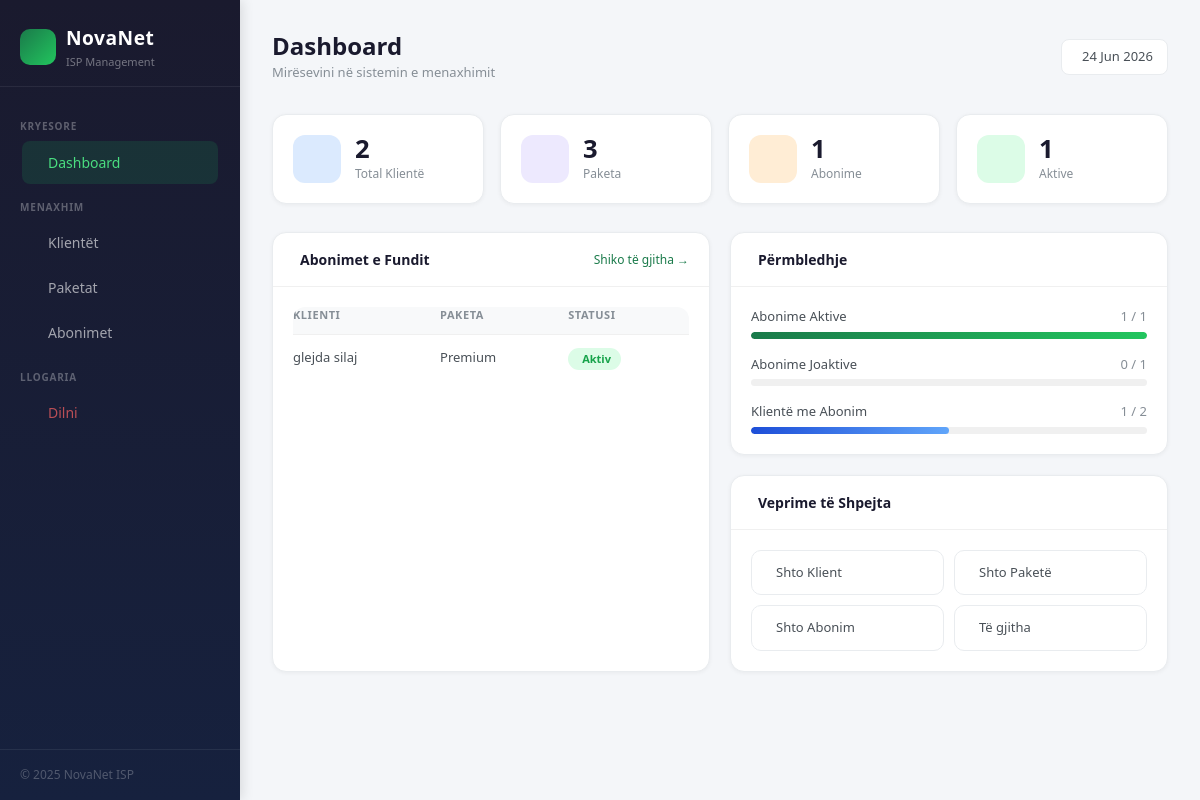
/isp-management/dashboard.php, run on the app's committed database.
### tables this page shows
CREATE TABLE `subscriptions` (
  `id` int(11) NOT NULL,
  `client_id` int(11) NOT NULL,
  `package_id` int(11) NOT NULL,
  `start_date` date NOT NULL,
  `end_date` date NOT NULL,
  `status` enum('Active','Expired','Suspended') DEFAULT 'Active'
);

CREATE TABLE `clients` (
  `id` int(11) NOT NULL,
  `full_name` varchar(100) NOT NULL,
  `email` varchar(100) DEFAULT NULL,
  `phone` varchar(20) DEFAULT NULL,
  `address` text DEFAULT NULL,
  `created_at` timestamp NOT NULL DEFAULT current_timestamp()
);

CREATE TABLE `packages` (
  `id` int(11) NOT NULL,
  `package_name` varchar(100) NOT NULL,
  `speed` varchar(50) NOT NULL,
  `price` decimal(10,2) NOT NULL,
  `description` text DEFAULT NULL,
  `created_at` timestamp NOT NULL DEFAULT current_timestamp()
);

### isp-management/dashboard.php (the view, shortened to what this page needs)
<?php
include "config/db.php";
$total_clients = mysqli_fetch_assoc(
    mysqli_query($conn,"SELECT COUNT(*) as total FROM clients")
)['total'];
$total_packages = mysqli_fetch_assoc(
    mysqli_query($conn,"SELECT COUNT(*) as total FROM packages")
)['total'];
$total_subscriptions = mysqli_fetch_assoc(
    mysqli_query($conn,"SELECT COUNT(*) as total FROM subscriptions")
)['total'];
$active = mysqli_fetch_assoc(
    mysqli_query($conn,"SELECT COUNT(*) as total FROM subscriptions WHERE status='Active'")
)['total'];
$inactive = $total_subscriptions - $active;
$recent = mysqli_query($conn,
    "SELECT s.*, c.full_name, p.package_name
     FROM subscriptions s
     JOIN clients c ON s.client_id = c.id
     JOIN packages p ON s.package_id = p.id
     ORDER BY s.id DESC LIMIT 5"
);
?>
<!DOCTYPE html>
<html lang="sq">
<head>
    <link href="https://cdn.jsdelivr.net/npm/bootstrap@5.3.8/dist/css/bootstrap.min.css" rel="stylesheet">
    <link rel="stylesheet" href="https://cdn.jsdelivr.net/npm/@tabler/icons-webfont@latest/tabler-icons.min.css">
    <link rel="stylesheet" href="assets/css/style.css">
</head>
<body>
<div class="sidebar">
    <div class="sidebar-logo">
        <div class="brand">
            <div class="brand-icon"><i class="ti ti-globe"></i></div>
            <div>
                <div class="brand-name">NovaNet</div>
                <div class="brand-sub">ISP Management</div>
            </div>
        </div>
    </div>
    <nav class="sidebar-nav">
        <div class="nav-label">Kryesore</div>
        <a href="dashboard.php" class="nav-item active">
            <i class="ti ti-layout-dashboard"></i> Dashboard
        </a>
        <div class="nav-label">Menaxhim</div>
        <a href="clients/list.php" class="nav-item">
            <i class="ti ti-users"></i> Klientët
        </a>
        <a href="packages/list.php" class="nav-item">
            <i class="ti ti-box"></i> Paketat
        </a>
        <a href="subscriptions/list.php" class="nav-item">
            <i class="ti ti-file-invoice"></i> Abonimet
        </a>
        <div class="nav-label">Llogaria</div>
        <a href="logout.php" class="nav-item logout">
            <i class="ti ti-logout"></i> Dilni
        </a>
    </nav>
    <div class="sidebar-footer">
        © 2025 NovaNet ISP
    </div>
</div>
<div class="main">
    <div class="topbar">
        <div class="topbar-left">
            <h1>Dashboard</h1>
            <p>Mirësevini në sistemin e menaxhimit</p>
        </div>
        <div class="topbar-right">
            <div class="date-badge">
                <?php echo date('d M Y'); ?>
            </div>
        </div>
    </div>
    <div class="stats-grid">
        <div class="stat-card">
            <div class="stat-icon icon-blue">
            </div>
            <div class="stat-info">
                <div class="stat-value"><?php echo $total_clients; ?></div>
                <div class="stat-label">Total Klientë</div>
            </div>
        </div>
        <div class="stat-card">
            <div class="stat-icon icon-purple">
            </div>
            <div class="stat-info">
                <div class="stat-value"><?php echo $total_packages; ?></div>
                <div class="stat-label">Paketa</div>
            </div>
        </div>
        <div class="stat-card">
            <div class="stat-icon icon-orange">
            </div>
            <div class="stat-info">
                <div class="stat-value"><?php echo $total_subscriptions; ?></div>
                <div class="stat-label">Abonime</div>
            </div>
        </div>
        <div class="stat-card">
            <div class="stat-icon icon-green">
            </div>
            <div class="stat-info">
                <div class="stat-value"><?php echo $active; ?></div>
                <div class="stat-label">Aktive</div>
            </div>
        </div>
    </div>
    <div class="bottom-grid">
        <div class="panel">
            <div class="panel-header">
                <div class="panel-title">
                    <i class="ti ti-clock"></i> Abonimet e Fundit
                </div>
                <a href="subscriptions/list.php" class="panel-link">Shiko të gjitha →</a>
            </div>
            <div class="panel-body">
                <table class="recent-table">
                    <thead>
                        <tr>
                            <th>Klienti</th>
                            <th>Paketa</th>
                            <th>Statusi</th>
                        </tr>
                    </thead>
                    <tbody>
                    <?php while($row = mysqli_fetch_assoc($recent)): ?>
                        <tr>
                            <td class="client-name"><?php echo htmlspecialchars($row['full_name']); ?></td>
                            <td><?php echo htmlspecialchars($row['package_name']); ?></td>
                            <td>
                                <span class="status-pill <?php echo $row['status'] === 'Active' ? 'pill-active' : 'pill-inactive'; ?>">
                                    <?php echo $row['status'] === 'Active' ? 'Aktiv' : 'Joaktiv'; ?>
                                </span>
                            </td>
                        </tr>
                    <?php endwhile; ?>
                    </tbody>
                </table>
            </div>
        </div>
        <div style="display:flex; flex-direction:column; gap:1.25rem;">
            <div class="panel">
                <div class="panel-header">
                    <div class="panel-title">
                        <i class="ti ti-chart-bar"></i> Përmbledhje
                    </div>
                </div>
                <div class="panel-body">
                    <?php $pct = $total_subscriptions > 0 ? round($active / $total_subscriptions * 100) : 0; ?>
                    <div class="overview-item">
                        <div class="overview-row">
                            <span>Abonime Aktive</span>
                            <span><?php echo $active; ?> / <?php echo $total_subscriptions; ?></span>
                        </div>
                        <div class="progress-bar-wrap">
                            <div class="progress-bar-fill fill-green" style="width:<?php echo $pct; ?>%"></div>
                        </div>
                    </div>
                    <div class="overview-item">
                        <div class="overview-row">
                            <span>Abonime Joaktive</span>
                            <span><?php echo $inactive; ?> / <?php echo $total_subscriptions; ?></span>
                        </div>
                        <div class="progress-bar-wrap">
                        </div>
                    </div>
                    <div class="overview-item">
                        <div class="overview-row">
                            <span>Klientë me Abonim</span>
                            <span><?php echo $total_subscriptions; ?> / <?php echo $total_clients; ?></span>
                        </div>
                        <div class="progress-bar-wrap">
                            <div class="progress-bar-fill fill-blue" style="width:<?php echo $total_clients > 0 ? round($total_subscriptions/$total_clients*100) :                                 0; ?>%"></div>
                        </div>
                    </div>
                </div>
            </div>
            <div class="panel">
                <div class="panel-header">
                    <div class="panel-title">
                        <i class="ti ti-bolt"></i> Veprime të Shpejta
                    </div>
                </div>
                <div class="panel-body">
                    <div class="quick-links">
                        <a href="clients/add.php" class="quick-link">
                            <i class="ti ti-user-plus"></i> Shto Klient
                        </a>
                        <a href="packages/add.php" class="quick-link">
                            <i class="ti ti-plus"></i> Shto Paketë
                        </a>
                        <a href="subscriptions/add.php" class="quick-link">
                            <i class="ti ti-file-plus"></i> Shto Abonim
                        </a>
                        <a href="subscriptions/list.php" class="quick-link">
                            <i class="ti ti-list"></i> Të gjitha
                        </a>
                    </div>
                </div>
            </div>
        </div>
    </div>
</div>
</body>
</html>

### isp-management/assets/css/style.css (style rules this page uses)
* { box-sizing: border-box; margin: 0; padding: 0; }
.sidebar { min-height: 100vh; background: linear-gradient(180deg, #1a1a2e 0%, #16213e 100%); color: white; padding: 0; box-shadow: 2px 0 12px rgba(0,0,0,0.15); }
.sidebar a { color: rgba(255,255,255,0.6); text-decoration: none; display: flex; align-items: center; gap: 10px; padding: 11px 16px; border-radius: 8px; margin: 2px 10px; font-size: 14px; font-weight: 500; transition: all 0.15s; }
.sidebar a.active { background: rgba(26,122,74,0.25); color: #4ade80; }
table { border-radius: 12px; overflow: hidden; width: 100%; border-collapse: collapse; }
thead tr { background: #f8f9fa; }
thead th { font-size: 11px; text-transform: uppercase; letter-spacing: 0.05em; color: #868e96; font-weight: 600; padding: 12px 16px; border-bottom: 1px solid #e9ecef; }
tbody td { padding: 13px 16px; font-size: 14px; color: #495057; border-bottom: 1px solid #f0f0f0; vertical-align: middle; }
tbody tr:last-child td { border-bottom: none; }
.sidebar a.active, .nav-item.active { background: rgba(26,122,74,0.25) !important; color: #4ade80 !important; }

### data on the page
subscriptions: client.full_name "glejda silaj", package.package_name "Premium", status "Aktiv"

### other printed values
$total_clients "2"
$total_packages "3"
$total_subscriptions "1"
$active "1"
$inactive "0"
